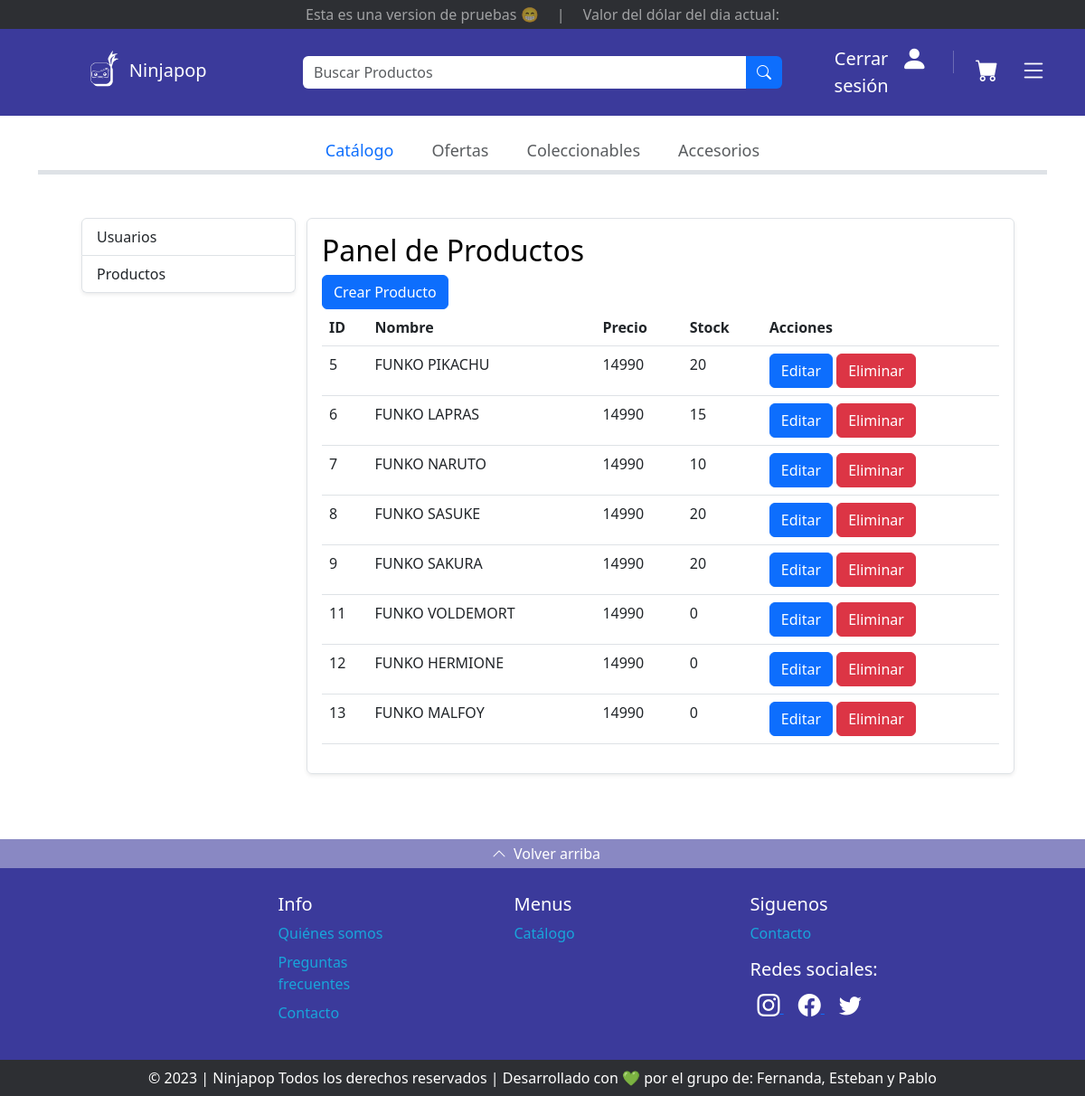
The page /product_panel/ (signed in) on the database its author committed.
### core/models.py (models this page shows, shortened)
class Product(models.Model):
    nombre = models.CharField(max_length=100)
    descripcion = models.TextField()
    precio = models.DecimalField(max_digits=8, decimal_places=0)
    imagen1 = models.ImageField(upload_to='', default='default_image.png')
    imagen2 = models.ImageField(upload_to='', default='default_image.png')
    stock = models.PositiveIntegerField(default=0)

### core/views.py (the view)
# urls.py: path('product_panel/', views.product_panel, name='product_panel'),
@login_required
@user_passes_test(lambda u: u.is_staff)
def product_panel(request):
    products = Product.objects.all()
    form = ProductForm()
    if request.method == 'POST':
        form = ProductForm(request.POST)
        if form.is_valid():
            form.save()
            return redirect('product_panel')
    context = {
        'product_list': products,
        'form': form
    }
    return render(request, 'product_panel.html', context)

### core/forms.py
class ProductForm(forms.ModelForm):
    class Meta:
        model = Product
        fields = '__all__'

### core/templates/product_panel.html
{% extends 'admin_panel.html' %}
{% block admin_content %}
{% load static %}
    <h2>Panel de Productos</h2>
    <a href="{% url 'create_product' %}" class="btn btn-primary">Crear Producto</a>
    <table class="table">
        <thead>
            <tr>
                <th>ID</th>
                <th>Nombre</th>
                <th>Precio</th>
                <th>Stock</th>
                <th>Acciones</th>
            </tr>
        </thead>
        <tbody>
            {% for product in product_list %}
                <tr>
                    <td>{{ product.id }}</td>
                    <td>{{ product.nombre }}</td>
                    <td>{{ product.precio }}</td>
                    <td>{{ product.stock }}</td>
                    <td>
                        {% if product.id %}
                        <a href="{% url 'edit_product' product_id=product.id %}" class="btn btn-primary">Editar</a>
                        {% endif %}
                        <a href="{% url 'delete_product' product.id %}" class="btn btn-danger">Eliminar</a>
                    </td>
                </tr>
            {% endfor %}
        </tbody>
    </table>
{% endblock %}

### rows shown on the page
Product: id "5", nombre "FUNKO PIKACHU", precio "14990", stock "20", shows "Editar"
Product: id "6", nombre "FUNKO LAPRAS", precio "14990", stock "15", shows "Editar"
Product: id "7", nombre "FUNKO NARUTO", precio "14990", stock "10", shows "Editar"
Product: id "8", nombre "FUNKO SASUKE", precio "14990", stock "20", shows "Editar"
Product: id "9", nombre "FUNKO SAKURA", precio "14990", stock "20", shows "Editar"
Product: id "11", nombre "FUNKO VOLDEMORT", precio "14990", stock "0", shows "Editar"
Product: id "12", nombre "FUNKO HERMIONE", precio "14990", stock "0", shows "Editar"
Product: id "13", nombre "FUNKO MALFOY", precio "14990", stock "0", shows "Editar"
